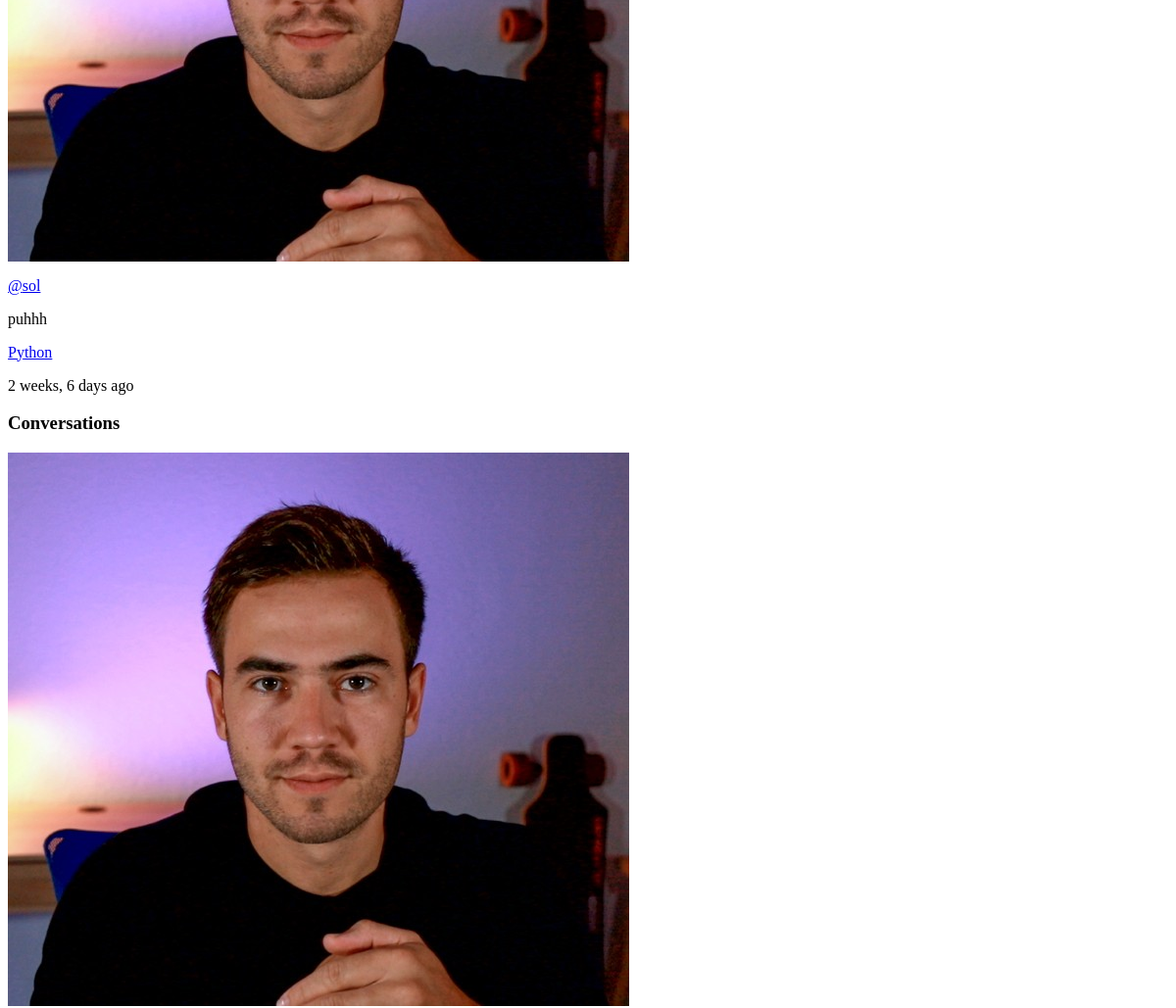
The page /room/4/ (middle part) on the database as committed earlier.
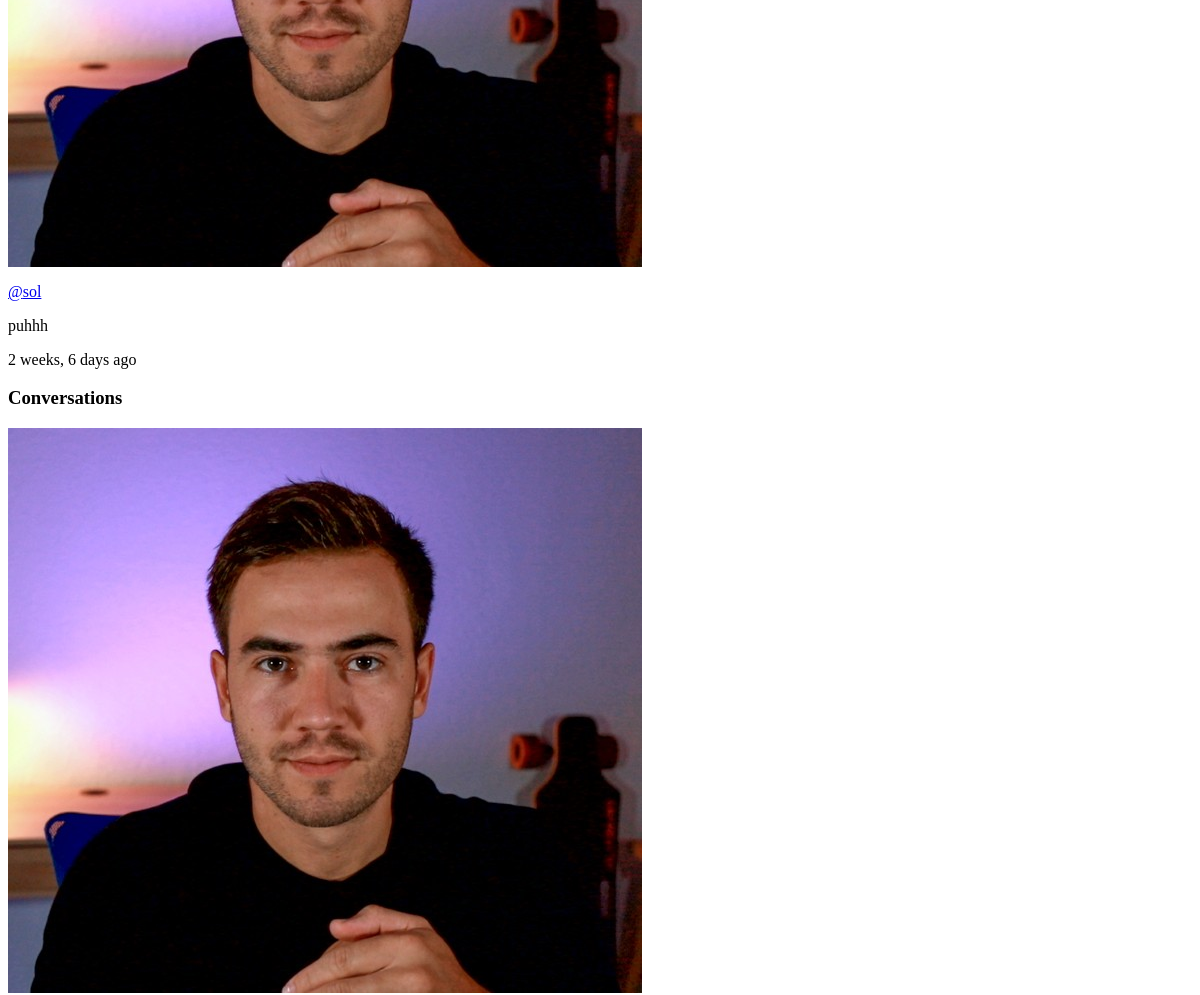
The same page on the database as committed later.
### Backend/base/models.py (models this page shows, shortened)
class Room(models.Model):
    host = models.ForeignKey(User,on_delete=models.SET_NULL,null=True)
    topic = models.ForeignKey(Topic,on_delete=models.SET_NULL,null=True)
    name = models.CharField(max_length=200)
    description = models.TextField(null=True,blank=True)
    participants = models.ManyToManyField(User,related_name='participants',blank=True)
    updated = models.DateTimeField(auto_now=True)
    created = models.DateField(auto_now_add=True)
    class Meta:
        ordering = ['-updated','-created']

class Topic(models.Model):
    name = models.CharField(max_length=200)

### Backend/base/views.py (the view, shortened to what this page needs)
# urls.py: path('room/<str:pk>/',views.room,name='room'),
def room(request,pk):
    room = Room.objects.get(id=pk)
    room_messages = room.message_set.all().order_by('-created')
    participants = room.participants.all()
    context = {'room':room,
               'current_user': request.user,
               'room_messages':room_messages,
                'visible_words':100,
               'participants':participants,
               }
    return render(request,'base/room.html',context )

### Backend/base/models.py (called while the page is built)
    def __str__(self):
        return self.body

### Frontend/templates/base/room.html (shortened to what this page needs)
{% extends "main.html" %} {% block content %}
{%load static %}
<div class="grid grid-flow-col gap-2">
  <div class="grid-cols-8 bg-gray-700 mx-2">
    <div class="flex flex-row justify-between mt-2 px-2">
      <div class="w-auto">
        <div class="flex flex-row">
          <div class="relative">
            <img src="{%static 'images/dennis.jpg' %}" class="w-8 h-8 rounded-full inline" alt="">
          </div>
          <div class="ml-2 font-normal">
            <p class="text-teal-500 "> <a href="{%url 'user-profile' room.host.id %}">@{{room.host.username}}</a></p>
          </div>
        </div>
        <div class="font-normal ml-2 bg-gray-900 px-2 text-sm rounded my-2">
          <p class="w-full py-3 px-2">{{room.description}}</p>
        </div>
        <a href="{% url 'home'   %}?q={{room.topic.name}}" class="w-full">
          <p class=" mt-2  font-sm bg-gray-600 rounded px-2  text-sm w-full">{{room.topic.name}}</p>
        </a>
      </div>
      <p class="text-sm mr-2">{{room.created|timesince}} ago</p>
    </div>
    <div class="mx-2 bg-gray-900  ">
      <h3>Conversations</h3>
      <div class=" overflow-y-scroll">
        {% for message in room_messages %}
        <div class=" border-l border-green-500 m-2 p-2 ">
          <div class="flex flex-row justify-between">
            <div class="flex flex-row">
              <div class="relative">
                <img src="{%static 'images/dennis.jpg' %}" class="w-8 h-8 rounded-full inline" alt="">
              </div>
            </div>
          </div>
        </div>
        {% endfor %}
      </div>
    </div>
  </div>
</div>
{% endblock content %}

Rows that differ between the two databases and show on the page:
changed Room "puhhh": topic_id 4 → empty (drawn); topic.name "Python" → (not shown)
